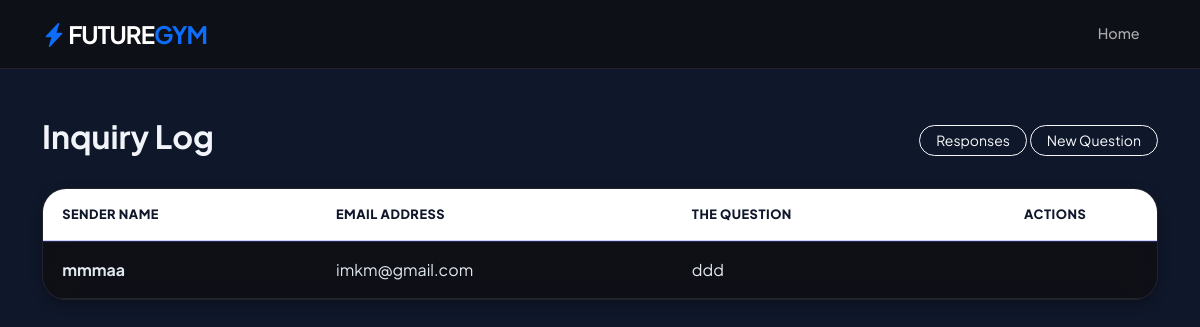
Before: /questions-log/ (signed in) with the older database file.
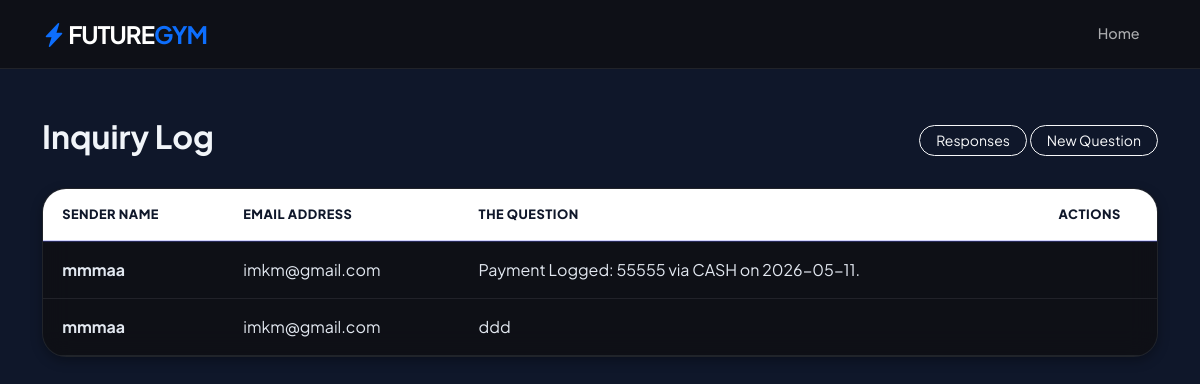
After: the same page with the newer database file.
### news/models.py (models this page shows, shortened)
class questions(models.Model):
    name=models.CharField(max_length=500)
    email=models.EmailField(max_length=500)
    quest=models.TextField(max_length=5000)
    ai_answered = models.BooleanField(default=False)
    @property
    def has_unread(self):
        return self.response_model_set.filter(is_read=False).exists()

### news/views.py (the view)
# urls.py: path('questions-log/',ques_list , name='ques_list_url'),
@login_required
def ques_list(request):
    if request.user.is_superuser:
        question = questions.objects.all().order_by('-id')
    else:
        question = questions.objects.filter(
            Q(email=request.user.email) |
            Q(response_model__name=request.user)
        ).distinct().order_by('-id')
    return render(request, 'ques_list.html', {'quest': question})

### news/templates/ques_list.html (shortened to what this page needs)
{% extends 'base.html' %}
{% block navbar %}
<nav class="navbar navbar-expand-lg navbar-dark sticky-top">
    <div class="container">
        <a class="navbar-brand fw-bold fs-4" href="{% url 'home_url' %}">
            <i class="bi bi-lightning-charge-fill text-primary"></i> FUTURE<span class="text-primary">GYM</span>
        </a>
        <div class="collapse navbar-collapse" id="navbarNav">
            <ul class="navbar-nav ms-auto align-items-center">
                <li class="nav-item"><a class="nav-link" href="{% url 'home_url' %}">Home</a></li>
            </ul>
        </div>
    </div>
</nav>
{% endblock %}
{% block content %}
<div class="container mt-5">
    <div class="d-flex justify-content-between align-items-center mb-4 fade-in">
        <h2 class="fw-bold">Inquiry Log</h2>
        <div>
            {% if user.is_superuser %}
                <a href="{% url 'cat_list_url' %}" class="btn btn-outline-light btn-sm rounded-pill px-3">Manage Categories</a>
                <a href="{% url 'response_list_url' %}" class="btn btn-outline-light btn-sm rounded-pill px-3">Responses</a>
            {% else %}
                <a href="{% url 'response_list_url' %}" class="btn btn-outline-light btn-sm rounded-pill px-3">Responses</a>
                <a href="{% url 'contact_url' %}" class="btn btn-outline-light btn-sm rounded-pill px-3">New Question</a>
            {% endif %}
        </div>
    </div>
    <div class="glass-card p-0 overflow-hidden fade-in fade-in-delay-1">
        <table class="table table-custom table-hover align-middle mb-0">
            <thead>
                <tr>
                    <th>Sender Name</th>
                    <th>Email Address</th>
                    <th>The Question</th>
                    <th class="text-center">Actions</th>
                </tr>
            </thead>
            <tbody>
                {% for item in quest%}
                {% if user.is_superuser or item.name == user.username %}
                <tr>
                    <td class="fw-bold">
                        {{ item.name }}
                    </td>
                    <td>{{ item.email }}</td>
                    <td>{{ item.quest }}</td>
                    <td class="text-center">
                    </td>
                </tr>
                {% endif %}
                {% empty %}
                <tr>
                    <td colspan="4" class="text-center py-5 text-muted">No questions found in the database.</td>
                </tr>
                {% endfor %}
            </tbody>
        </table>
    </div>
</div>
{% endblock %}

Changed rows visible on the page:
added questions: name "mmmaa", email "imkm@gmail.com", quest "Payment Logged: 55555 via CASH on 2026-05-11."
